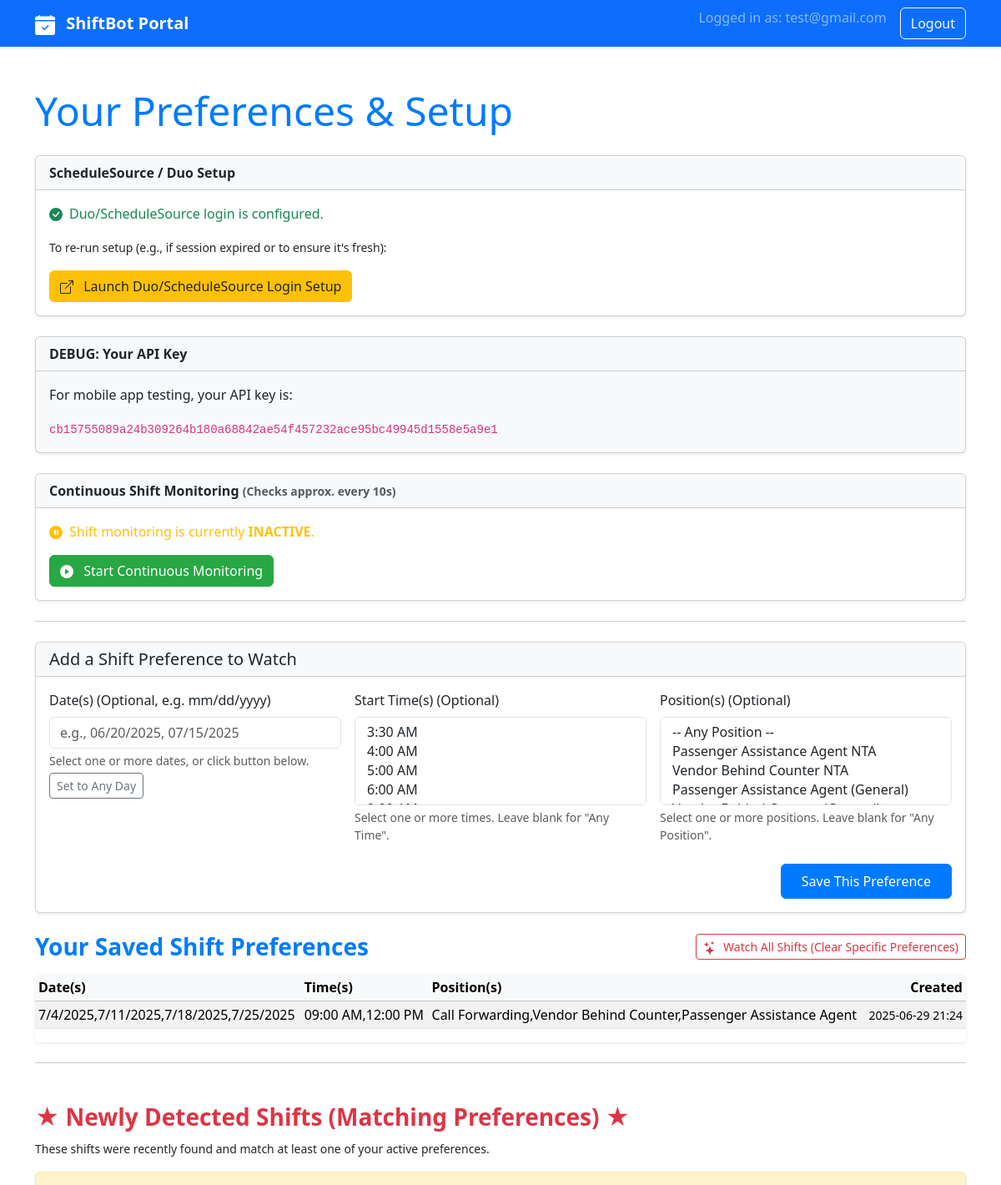
The app's page /preferences (signed in, upper part) with its own data.
### models.py (models this page shows, shortened)
class User(UserMixin, db.Model):
    __tablename__ = "user"
    id                = db.Column(db.Integer, primary_key=True)
    email             = db.Column(db.String(120), unique=True, nullable=False)
    password_hash     = db.Column(db.String(256))
    duo_done          = db.Column(db.Boolean, default=False)
    monitoring_active = db.Column(db.Boolean, default=False, nullable=False)
    api_key           = db.Column(db.String(64), unique=True, nullable=False, index=True)
    configs = db.relationship(
        "ShiftConfig", backref="owner",
        cascade="all, delete", lazy="dynamic"
    )
    scraped_shifts = db.relationship(
        "ScrapedShift", backref="shift_owner",
        cascade="all, delete", lazy="dynamic"
    )

class ShiftConfig(db.Model):
    __tablename__ = "shift_config"
    id              = db.Column(db.Integer, primary_key=True)
    user_id         = db.Column(db.Integer, db.ForeignKey("user.id"), nullable=False)
    target_date     = db.Column(db.String(255), nullable=True)   # comma-separated
    target_time     = db.Column(db.String(255), nullable=True)
    target_position = db.Column(db.String(255), nullable=True)
    created         = db.Column(db.DateTime, default=datetime_utc)

### app.py (the view)
@app.route("/")
@app.route("/preferences")
@login_required
def preferences():
    user_cfgs = current_user.configs.order_by(ShiftConfig.created.desc()).all()
    form = PrefForm()
    all_shifts = current_user.scraped_shifts.order_by(
        ScrapedShift.scraped_at.desc()).all()
    new_shifts = current_user.scraped_shifts.filter_by(
        is_new_for_user=True).order_by(
        ScrapedShift.scraped_at.desc()).limit(50).all()
    return render_template(
        "preferences.html",
        title="Your Preferences & Setup",
        form=form,
        user_configs=user_cfgs,
        current_user_email=current_user.email,
        duo_done_status=current_user.duo_done,
        monitoring_status=current_user.monitoring_active,
        QUICK_CHECK_INTERVAL_SECONDS=TASK_QUICK_CHECK_INTERVAL,
        scraped_shifts=all_shifts,
        newly_scraped_shifts=new_shifts,
        dt=dt,
        api_key=current_user.api_key,
    )

### app.py (called while the page is built)
@lm.user_loader
def load_user(user_id):          # for flask-login
    return db.session.get(User, int(user_id))

### templates/preferences.html (shortened to what this page needs)
<!doctype html>
<html lang="en">
<head>
    <link href="https://cdn.jsdelivr.net/npm/bootstrap@5.3.3/dist/css/bootstrap.min.css" rel="stylesheet">
    <link rel="stylesheet" href="https://cdn.jsdelivr.net/npm/flatpickr/dist/flatpickr.min.css">
    <link href="https://cdn.jsdelivr.net/npm/tom-select@2.3.1/dist/css/tom-select.bootstrap5.min.css" rel="stylesheet">
</head>
<body>
    <nav class="navbar navbar-expand-lg navbar-dark bg-primary mb-4 shadow-sm">
        <div class="container">
            <a class="navbar-brand fw-bold" href="{{ url_for('preferences') }}">
                ShiftBot Portal
            </a>
            <div class="collapse navbar-collapse" id="navbarNav">
                <ul class="navbar-nav ms-auto">
                    {% if current_user.is_authenticated %}
                    <li class="nav-item">
                        <span class="navbar-text me-3 text-white-50">Logged in as: {{ current_user_email }}</span>
                    </li>
                    <li class="nav-item">
                        <a class="btn btn-outline-light" href="{{ url_for('logout') }}">Logout</a>
                    </li>
                    {% endif %}
                </ul>
            </div>
        </div>
    </nav>
    <div class="container py-4">
        <h2 class="display-5 mb-4">{{ title }}</h2>
        <div class="card mb-4 shadow-sm">
            <div class="card-header fw-bold">
                ScheduleSource / Duo Setup
            </div>
            <div class="card-body">
                {% if duo_done_status %}
                <p class="text-success">Duo/ScheduleSource login is configured.</p>
                <p><small>To re-run setup (e.g., if session expired or to ensure it's fresh):</small></p>
                {% endif %}
                <a href="{{ url_for('launch_browser_setup') }}" class="btn btn-warning">
                    Launch Duo/ScheduleSource Login Setup
                </a>
            </div>
        </div>
        <div class="card mb-4 shadow-sm bg-light">
            <div class="card-header fw-bold">DEBUG: Your API Key</div>
            <div class="card-body">
                <p>For mobile app testing, your API key is:</p>
                <code style="word-wrap: break-word;">{{ api_key }}</code>
            </div>
        </div>
        <div class="card mb-4 shadow-sm">
            <div class="card-header fw-bold">
                Continuous Shift Monitoring
                <small class="text-muted">(Checks approx. every {{ QUICK_CHECK_INTERVAL_SECONDS if QUICK_CHECK_INTERVAL_SECONDS else 'N/A' }}s)</small>
            </div>
            <div class="card-body">
                {% if monitoring_status %}
                <p class="text-success"><svg xmlns="http://www.w3.org/2000/svg" width="16" height="16" fill="currentColor" class="bi bi-activity me-2" viewBox="0 0 16 16"><path fill-rule="evenodd" d="M6 2a.5.5 0 0 1 .47.33L10 12.036l1.53-4.208A.5.5 0 0 1 12 7.5h3.5a.5.5 0 0 1 0 1h-3.15l-1.88 5.17a.5.5 0 0 1-.94 0L6 3.964 4.47 8.17A.5.5 0 0 1 4 8.5H.5a.5.5 0 0 1 0-1h3.15l1.88-5.17A.5.5 0 0 1 6 2Z" /></svg>Shift monitoring is currently <strong>ACTIVE</strong>.</p>
                <p><small>New shifts matching preferences will be flagged. Check "Newly Detected Shifts" below (refresh page for updates).</small></p>
                <a href="{{ url_for('stop_shift_monitoring') }}" class="btn btn-danger">
                    <svg xmlns="http://www.w3.org/2000/svg" width="16" height="16" fill="currentColor" class="bi bi-stop-circle-fill me-2" viewBox="0 0 16 16"><path d="M16 8A8 8 0 1 1 0 8a8 8 0 0 1 16 0M6.5 5A.5.5 0 0 0 6 5.5v5a.5.5 0 0 0 .5.5h3a.5.5 0 0 0 .5-.5v-5a.5.5 0 0 0-.5-.5z" /></svg>
                    Stop Continuous Monitoring
                </a>
                {% else %}
                <p class="text-warning">Shift monitoring is currently <strong>INACTIVE</strong>.</p>
                {% if duo_done_status %}
                <a href="{{ url_for('start_shift_monitoring') }}" class="btn btn-success">
                    <svg xmlns="http://www.w3.org/2000/svg" width="16" height="16" fill="currentColor" class="bi bi-play-circle-fill me-2" viewBox="0 0 16 16"><path d="M16 8A8 8 0 1 1 0 8a8 8 0 0 1 16 0M6.79 5.093A.5.5 0 0 0 6 5.5v5a.5.5 0 0 0 .79.407l3.5-2.5a.5.5 0 0 0 0-.814z" /></svg>
                    Start Continuous Monitoring
                </a>
                {% else %}
                <p class="text-muted"><small>Please complete Duo/ScheduleSource login setup first before starting monitoring.</small></p>
                {% endif %}
                {% endif %}
            </div>
        </div>
        <hr class="my-4">
        <div class="card mb-4 shadow-sm">
            <div class="card-header fw-bold">
                <h3 class="mb-0 h5">Add a Shift Preference to Watch</h3>
            </div>
            <div class="card-body">
                <form method="post" action="{{ url_for('save_preference') }}" class="row g-3">
                    <div class="col-md-12 col-lg-4 mb-3">
                        {{ form.target_date.label(class="form-label") }}
                        {{ form.target_date(class="form-control", id="flatpickr-dates") }}
                        <div class="form-text">Select one or more dates, or click button below.</div>
                        <button type="button" id="watch-all-dates-btn" class="btn btn-outline-secondary btn-sm mt-1">Set to Any Day</button>
                    </div>
                    <div class="col-md-6 col-lg-4 mb-3">
                        {{ form.target_time.label(class="form-label") }}
                        {{ form.target_time(class="form-select tomselect-time", id="target_time_select") }}
                        <div class="form-text">Select one or more times. Leave blank for "Any Time".</div>
                    </div>
                    <div class="col-md-6 col-lg-4 mb-3">
                        {{ form.target_position.label(class="form-label") }}
                        {{ form.target_position(class="form-select tomselect-position", id="target_position_select") }}
                        <div class="form-text">Select one or more positions. Leave blank for "Any Position".</div>
                    </div>
                    <div class="col-12 mt-2 text-end">
                        {{ form.submit(class="btn btn-primary px-4 py-2") }}
                    </div>
                </form>
            </div>
        </div>
        <div class="d-flex justify-content-between align-items-center mb-3">
            <h3 class="mb-0 fw-bold">Your Saved Shift Preferences</h3>
            {% if user_configs %}
            <form method="POST" action="{{ url_for('clear_all_preferences') }}" onsubmit="return confirm('Are you sure? This will delete all your specific preferences and revert to watching ALL shifts.');">
                <button type="submit" class="btn btn-outline-danger btn-sm">
                    Watch All Shifts (Clear Specific Preferences)
                </button>
            </form>
            {% endif %}
        </div>
        {% if user_configs %}
        <div class="table-responsive shadow-sm rounded">
            <table class="table table-striped table-hover table-sm align-middle">
                <thead class="table-light">
                    <tr>
                        <th scope="col">Date(s)</th>
                        <th scope="col">Time(s)</th>
                        <th scope="col">Position(s)</th>
                        <th scope="col" class="text-end">Created</th>
                    </tr>
                </thead>
                <tbody>
                    {% for cfg in user_configs %}
                    <tr>
                        <td>{{ cfg.target_date if cfg.target_date else 'Any Day' }}</td>
                        <td>{{ cfg.target_time if cfg.target_time else 'Any Time' }}</td>
                        <td>{{ cfg.target_position if cfg.target_position else 'Any Position' }}</td>
                        <td class="text-end"><small>{{ cfg.created.strftime('%Y-%m-%d %H:%M') if cfg.created else 'N/A' }}</small></td>
                    </tr>
                    {% endfor %}
                </tbody>
            </table>
        </div>
        {% else %}
        <p class="text-muted">You have not saved any shift preferences yet. Add one above to get specific alerts!</p>
        {% endif %}
        <hr class="my-4">
        <h3 class="mt-5 fw-bold text-danger">★ Newly Detected Shifts (Matching Preferences) ★</h3>
        {% if newly_scraped_shifts %}
        <p><small>These shifts were recently found and match at least one of your active preferences.</small></p>
        <div class="table-responsive mb-4 alert alert-warning shadow-sm rounded">
        </div>
        {% else %}
        <p class="text-muted">No new shifts matching your preferences detected recently. Keep monitoring active!</p>
        {% endif %}
    </div>
</body>
</html>

### templates/preferences.html (style rules this page uses)
.card-header { background-color: #f8f9fa; }
h2, h3 { color: #007bff; }
.btn-primary { background-color: #007bff; border-color: #007bff; }
.btn-warning { background-color: #ffc107; border-color: #ffc107; color: #212529; }
.btn-success { background-color: #28a745; border-color: #28a745; }

### records on screen
User: email "test@gmail.com", api_key "cb15755089a24b309264b180a68842ae54f457232ace95bc49945d1558e5a9e1"
ShiftConfig: target_date "7/4/2025,7/11/2025,7/18/2025,7/25/2025", target_time "09:00 AM,12:00 PM", target_position "Call Forwarding,Vendor Behind Counter,Passenger Assistance Agent", created "2025-06-29 21:24"

### other values on screen
{{ title }} "Your Preferences & Setup"
